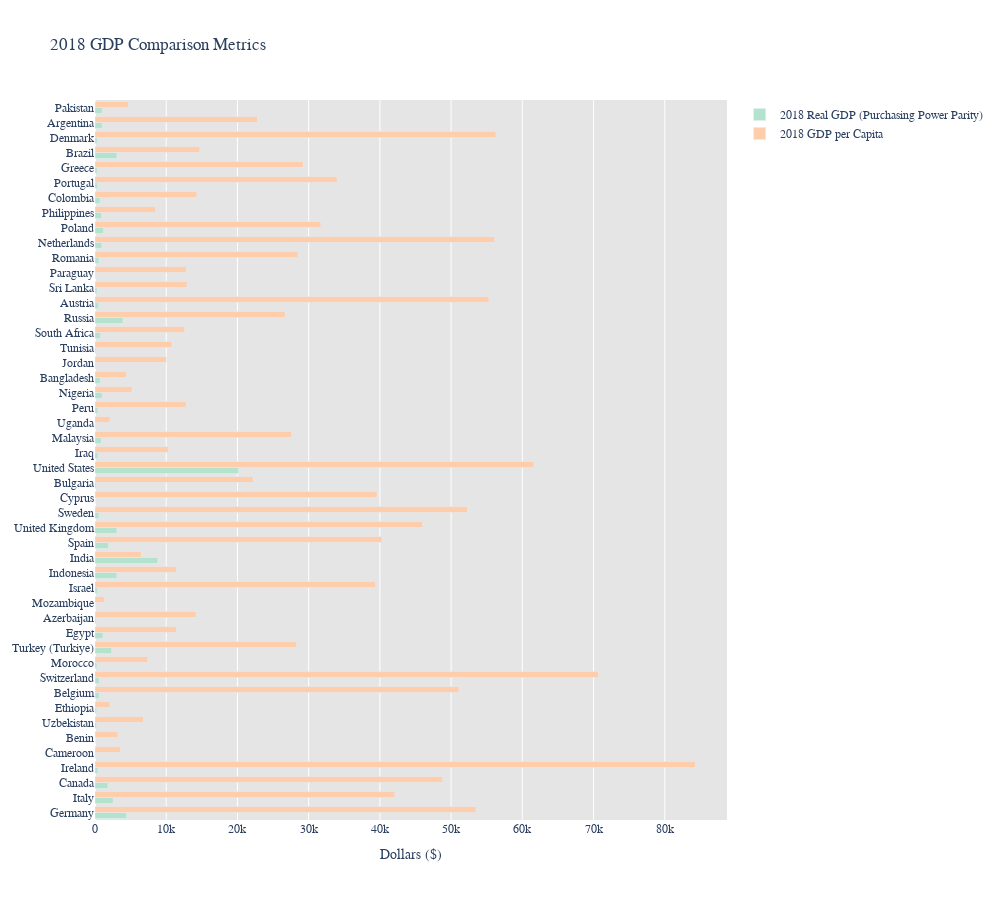

Notebook cell for this chart:
### Code cell
#CHART 3 OF 3
#2018 Comparison Metrics Bar Chart: all countries

fig = go.Figure()

country = df["Country"]
#hover = df_2020['GDP Growth Rate Est 1 (in %)']

#Real GDP
fig.add_trace(go.Bar(
    x= df["2018 Real GDP (purchasing power parity, in billions)"], y=country,
    name="2018 Real GDP (Purchasing Power Parity)",
    orientation='h'
)) 

#GDP Per Cap
fig.add_trace(go.Bar(
    x= df["2018 GDP per Capita (in $)"], y=country,
    name="2018 GDP per Capita",
    orientation='h'
))  

fig.update_layout(
    title_text="2018 GDP Comparison Metrics",
    plot_bgcolor="rgb(229, 229, 229)",
    width=1000,
    height =900,
    font_family="Century Gothic",
    colorway = px.colors.qualitative.Pastel2,
    xaxis_title="Dollars ($)",
   # hover_data= [hover], labels={hover:'GDP Growth (Est.2019)'}
    
)

fig.show()

### Figure 1 — Plotly figure (JSON) as saved in the notebook; plotly's stock layout.template omitted (floating-point values rounded to 4 significant figures)
{"data": [{"name": "2018 Real GDP (Purchasing Power Parity)", "orientation": "h", "type": "bar", "x": [4432.0, 2541.0, 1809.0, 410.3, 90.87, 36.3, 222.6, 229.8, 584.0, 601.6, 272.5, 2331.0, 1119.0, 141.2, 38.04, 350.1, 3044.0, 8818.0, 1887.0, 3060.0, 532.7, 34.42, 156.0, 20130.0, 397.6, 868.9, 90.67, 408.9, 1010.0, 716.6, 99.79, 124.5, 729.8, 3914.0, 488.9, 278.7, 89.23, 555.5, 966.0, 1203.0, 908.3, 710.9, 350.1, 312.9, 3073.0, 326.1, 1013.0, 1006.0], "y": ["Germany", "Italy", "Canada", "Ireland", "Cameroon", "Benin", "Uzbekistan", "Ethiopia", "Belgium", "Switzerland", "Morocco", "Turkey (Turkiye)", "Egypt", "Azerbaijan", "Mozambique", "Israel", "Indonesia", "India", "Spain", "United Kingdom", "Sweden", "Cyprus", "Bulgaria", "United States", "Iraq", "Malaysia", "Uganda", "Peru", "Nigeria", "Bangladesh", "Jordan", "Tunisia", "South Africa", "Russia", "Austria", "Sri Lanka", "Paraguay", "Romania", "Netherlands", "Poland", "Philippines", "Colombia", "Portugal", "Greece", "Brazil", "Denmark", "Argentina", "Pakistan"]}, {"name": "2018 GDP per Capita", "orientation": "h", "type": "bar", "x": [53500, 42100, 48800, 84300, 3600, 3200, 6800, 2100, 51100, 70700, 7400, 28300, 11400, 14200, 1300, 39400, 11400, 6500, 40300, 46000, 52300, 39600, 22200, 61600, 10300, 27600, 2100, 12800, 5200, 4400, 10000, 10800, 12600, 26700, 55300, 12900, 12800, 28500, 56100, 31700, 8500, 14300, 34000, 29200, 14700, 56300, 22800, 4700], "y": ["Germany", "Italy", "Canada", "Ireland", "Cameroon", "Benin", "Uzbekistan", "Ethiopia", "Belgium", "Switzerland", "Morocco", "Turkey (Turkiye)", "Egypt", "Azerbaijan", "Mozambique", "Israel", "Indonesia", "India", "Spain", "United Kingdom", "Sweden", "Cyprus", "Bulgaria", "United States", "Iraq", "Malaysia", "Uganda", "Peru", "Nigeria", "Bangladesh", "Jordan", "Tunisia", "South Africa", "Russia", "Austria", "Sri Lanka", "Paraguay", "Romania", "Netherlands", "Poland", "Philippines", "Colombia", "Portugal", "Greece", "Brazil", "Denmark", "Argentina", "Pakistan"]}], "layout": {"colorway": ["rgb(179,226,205)", "rgb(253,205,172)", "rgb(203,213,232)", "rgb(244,202,228)", "rgb(230,245,201)", "rgb(255,242,174)", "rgb(241,226,204)", "rgb(204,204,204)"], "font": {"family": "Century Gothic"}, "height": 900, "plot_bgcolor": "rgb(229, 229, 229)", "title": {"text": "2018 GDP Comparison Metrics"}, "width": 1000, "xaxis": {"title": {"text": "Dollars ($)"}}}}
